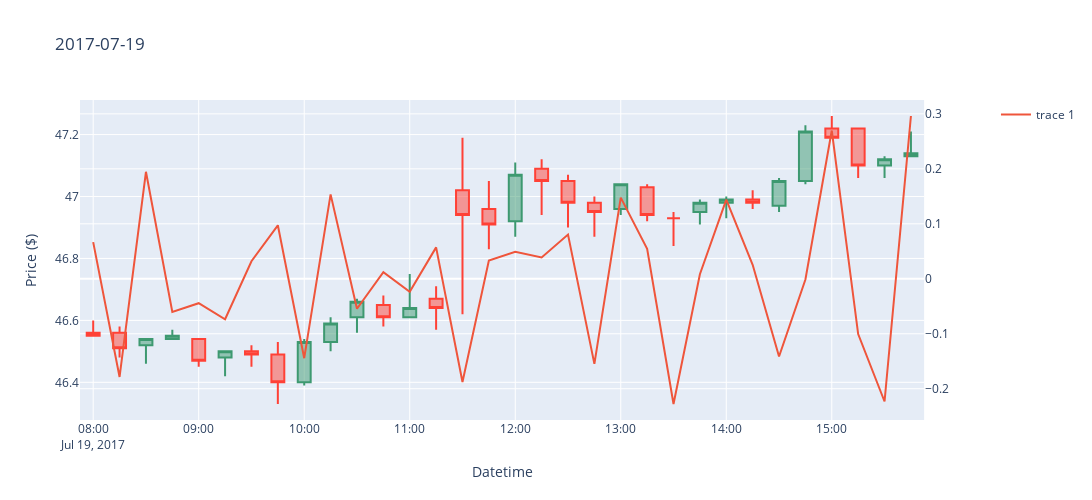
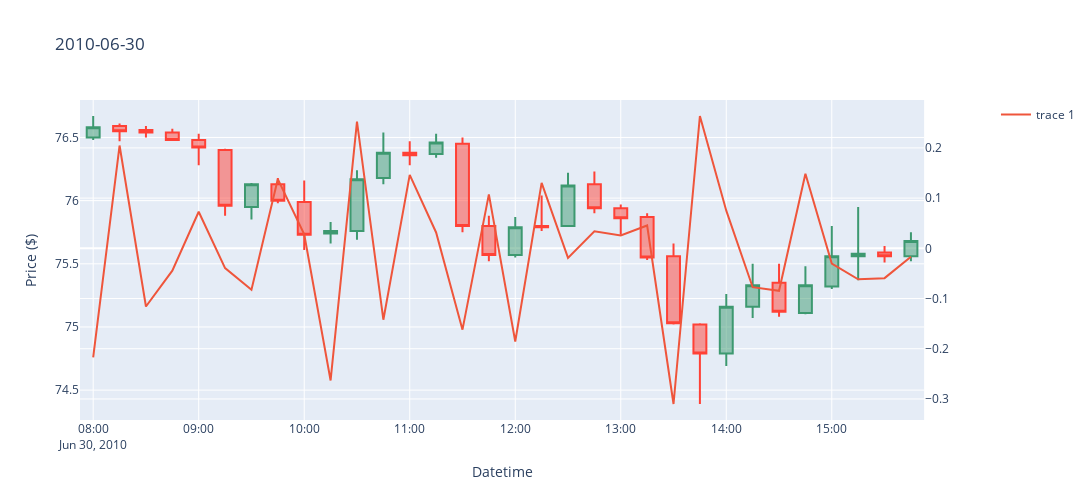
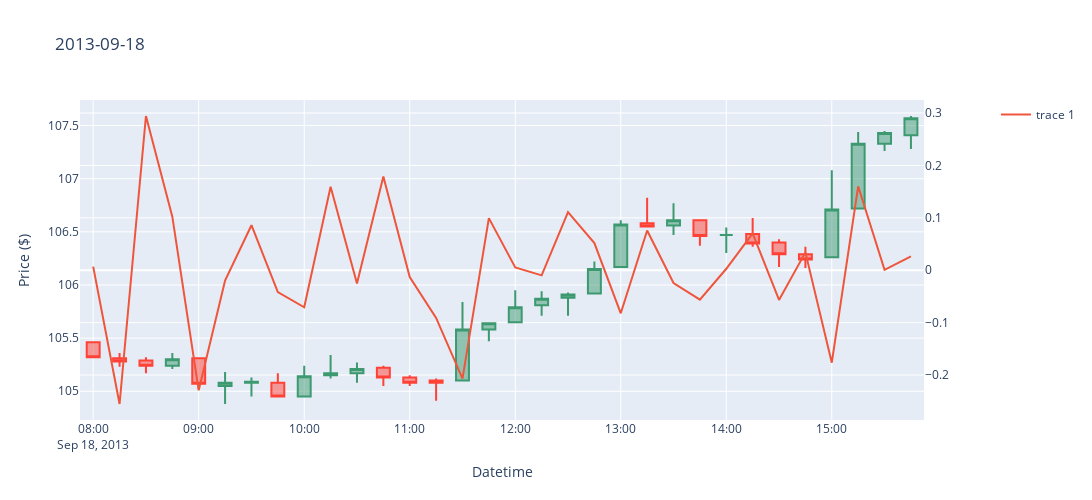

The cell these charts' notebook holds for them, in order:
### Markdown cell above
Red line is very jagged and is challenging to interpret.  
Get rolling difference of the distance between mean and high.  

- Positive value (distance getting farther away): price direction should switch to moving down
- Negative value (distance getting closer): price should start moving up

### Code cell
df_test['dst_diff_15m'] = df_test['high_dst_15m'].diff(1)
for day in days[:3]:
    df_day = df_test[df_test['datetime'].dt.date == day]
    plot_candlestick(df_day, day, 'dst_diff_15m')
